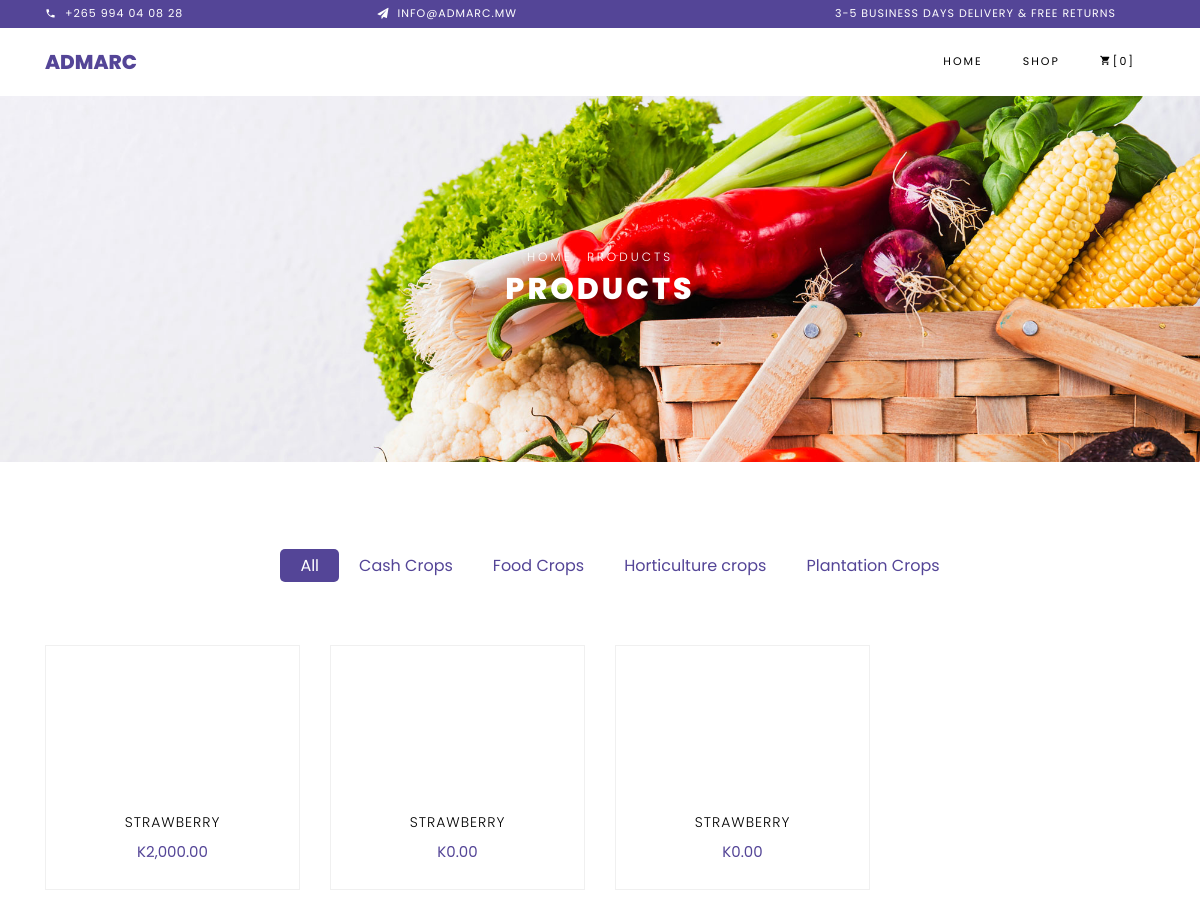
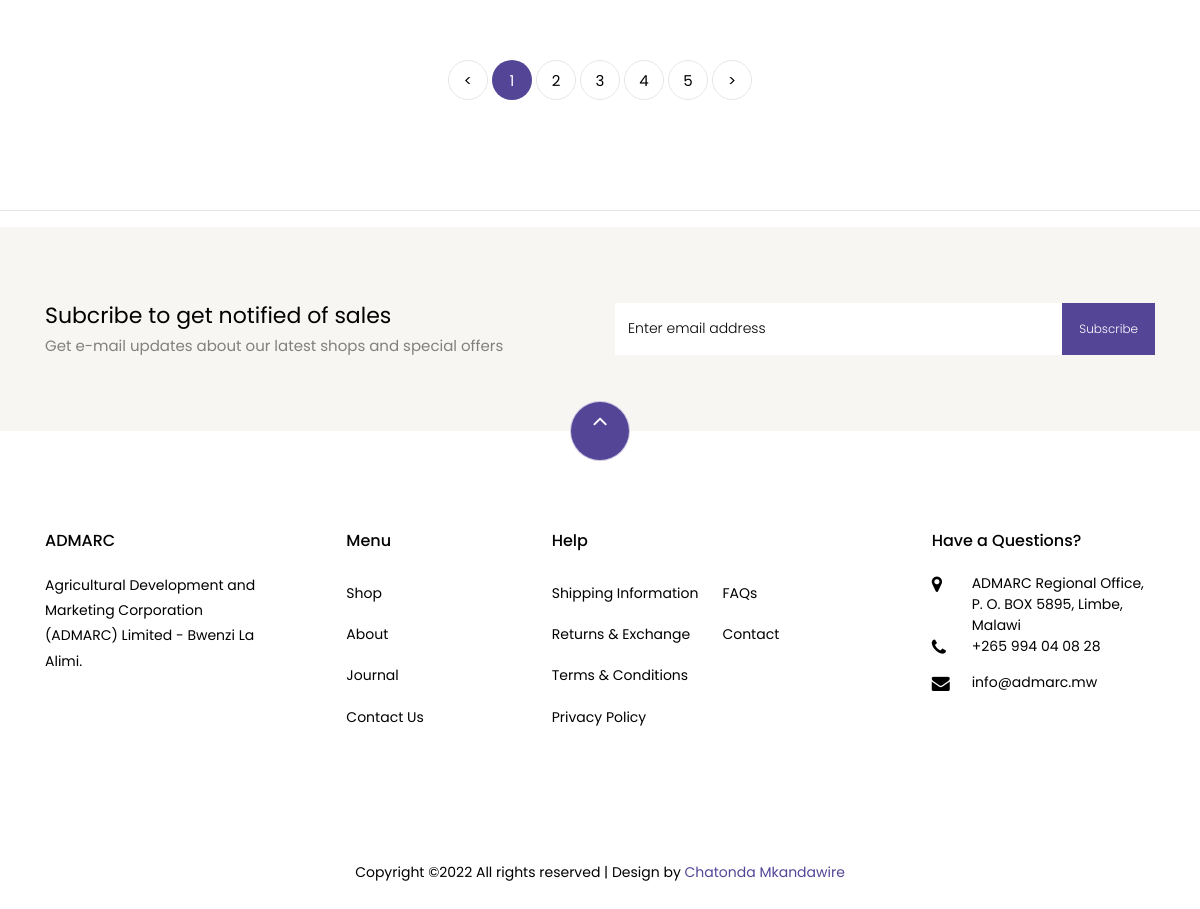
/customer/shop.php, run on the app's committed database (2 pictures, top to bottom).
### tables this page shows
CREATE TABLE `product_categories` (
  `category_id` int(11) NOT NULL,
  `category_name` varchar(255) NOT NULL,
  `category_img` varchar(255) DEFAULT 'noimage.jpg',
  `date_created` datetime NOT NULL DEFAULT current_timestamp(),
  `date_update` datetime NOT NULL DEFAULT current_timestamp() ON UPDATE current_timestamp()
);

CREATE TABLE `admarc_products` (
  `product_id` int(11) NOT NULL,
  `category_id` int(11) NOT NULL,
  `from_user` int(11) NOT NULL,
  `primary_product_id` int(11) NOT NULL,
  `product_name` varchar(255) NOT NULL,
  `buying_price` varchar(100) NOT NULL,
  `selling_price` varchar(10) DEFAULT NULL,
  `qty_obtained` int(11) NOT NULL,
  `qty_remaining` int(11) NOT NULL,
  `img_url` varchar(100) NOT NULL,
  `description` text DEFAULT NULL,
  `date_start_sale` date DEFAULT NULL,
  `date_end_sale` date DEFAULT NULL,
  `date_created` datetime NOT NULL DEFAULT current_timestamp(),
  `date_updated` datetime NOT NULL DEFAULT current_timestamp() ON UPDATE current_timestamp()
);

### admin/syst/connection/Functions.php (called while the page is built, shortened)
<?php
Class Functions{
    private $con;
    function __construct(){
        require_once dirname(__FILE__).'/connection.php';
        $database = new Connection();
        $this->con = $database->openConnection();
    }
    function retrieveMany($query){
            $stmt = $this->con->prepare($query);
            $stmt->execute();
            return $stmt->fetchAll();
    }
}
?>

### admin/syst/connection/connection.php (called while the page is built, shortened)
<?php
Class Connection {
private  $server = "mysql:host=localhost;dbname=admarc_system";
private  $user = "root";
private  $pass = "";
private $options  = array(PDO::ATTR_ERRMODE => PDO::ERRMODE_EXCEPTION,PDO::ATTR_DEFAULT_FETCH_MODE => PDO::FETCH_ASSOC,);
            public function openConnection()
             {
               try
                 {
          $this->con = new PDO($this->server, $this->user,$this->pass,$this->options);
          return $this->con;
                  }
               catch (PDOException $e)
                 {
                     echo "There is some problem in connection: " . $e->getMessage();
                 }
             }
}
?>

### customer/shop.php (the view, shortened to what this page needs)
<?php
include('includes/header.php');
$categories = $operation->retrieveMany("SELECT *FROM product_categories ORDER BY category_name ");
if (isset($_GET['category']) && !empty($_GET['category'])) {
    $category = $_GET['category'];
    $products = $operation->retrieveMany(
        "SELECT *
                FROM admarc_products
                WHERE qty_remaining > 0 AND category_id = '$category'
            ");
} else {
    $products = $operation->retrieveMany(
        "SELECT *
                FROM admarc_products
                WHERE qty_remaining > 0
            ");
}
?>
    <div class="hero-wrap hero-bread" style="background-image: url('images/bg_1.jpg');">
        <div class="container">
            <div class="row no-gutters slider-text align-items-center justify-content-center">
                <div class="col-md-9 ftco-animate text-center">
                    <p class="breadcrumbs"><span class="mr-2"><a href="index.php">Home</a></span> <span>Products</span>
                    </p>
                    <h1 class="mb-0 bread">Products</h1>
                </div>
            </div>
        </div>
    </div>
    <section class="ftco-section">
        <div class="container">
            <div class="row justify-content-center">
                <div class="col-md-10 mb-5 text-center">
                    <ul class="product-category">
                        <?php
                        if (empty($categories)) {
                            echo '<li><a href="shop.php" class="active">All</a></li>';
                        } else {
                            if (isset($_GET['category']) && !empty($_GET['category'])) {
                                echo '<li><a href="shop.php" class="">All</a></li>';
                                foreach ($categories as $category) {
                                    if ($category['category_id'] == $_GET['category']) {
                                        echo '<li><a href="shop.php?category=' . $category['category_id'] . '" class="active">' . $category['category_name'] . '</a></li>';
                                    } else {
                                        echo '<li><a href="shop.php?category=' . $category['category_id'] . '" class="">' . $category['category_name'] . '</a></li>';
                                    }
                                }
                            } else {
                                echo '<li><a href="#" class="active">All</a></li>';
                                foreach ($categories as $category) {
                                    echo '<li><a href="shop.php?category=' . $category['category_id'] . '" class="">' . $category['category_name'] . '</a></li>';
                                }
                            }
                        }
                        ?>
                    </ul>
                </div>
            </div>
            <div class="row">
                <?php
                foreach ($products as $product) {
                    ?>
                    <div class="col-md-6 col-lg-3 ftco-animate">
                        <div class="product">
                            <a href="product-single.php?product=<?= $product['product_id'] ?>" class="img-prod"><img
                            </a>
                            <div class="text py-3 pb-4 px-3 text-center">
                                <h3><a href="#">Strawberry</a></h3>
                                <div class="d-flex">
                                    <div class="pricing">
                                        <p class="price">
                                            <span>K<?= number_format($product['selling_price'], 2) ?></span></p>
                                    </div>
                                </div>
                            </div>
                        </div>
                    </div>
                    <?php
                }
                ?>
            </div>
            <div class="row mt-5">
                <div class="col text-center">
                    <div class="block-27">
                        <ul>
                            <li><a href="#">&lt;</a></li>
                            <li class="active"><span>1</span></li>
                            <li><a href="#">2</a></li>
                            <li><a href="#">3</a></li>
                            <li><a href="#">4</a></li>
                            <li><a href="#">5</a></li>
                            <li><a href="#">&gt;</a></li>
                        </ul>
                    </div>
                </div>
            </div>
        </div>
    </section>
<?php
include('includes/footer.php');
?>

### data on the page
product_categories: category_name "Cash Crops"
product_categories: category_name "Food Crops"
product_categories: category_name "Horticulture crops"
product_categories: category_name "Plantation Crops"
admarc_products: selling_price "2,000.00"
admarc_products: selling_price "0.00"
admarc_products: selling_price "0.00"

### other printed values
$cart_count "0"
